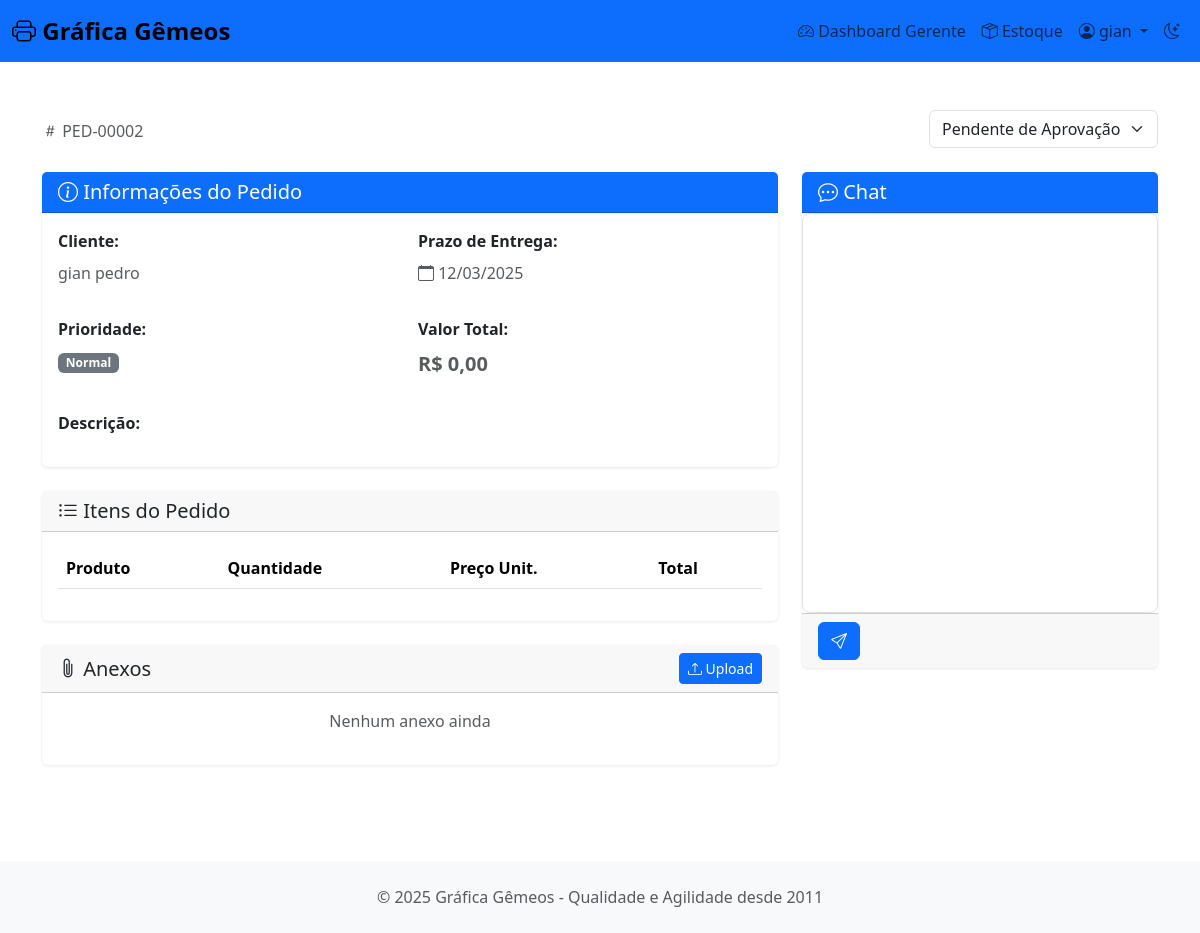
/pedido/2/ (signed in), run on the app's committed database.
### grafica/models.py (models this page shows, shortened)
class Usuario(AbstractUser):
    TIPO_USUARIO_CHOICES = (
        ("cliente", "Cliente"),
        ("gerente", "Gerente"),
    )
    email = models.EmailField(max_length=30, unique=True)
    tipo = models.CharField(max_length=10, choices=TIPO_USUARIO_CHOICES, default='cliente')

class Pedido(models.Model):
    STATUS_CHOICES = (
        ('pendente', 'Pendente de Aprovação'),
        ('aprovado', 'Aprovado'),
        ('producao', 'Em Produção'),
        ('concluido', 'Concluído'),
        ('cancelado', 'Cancelado'),
    )
    PRIORITY_CHOICES = (
        ('normal', 'Normal'),
        ('high', 'Alta'),
        ('urgent', 'Urgente'),
    )
    cliente = models.ForeignKey(Usuario, on_delete=models.CASCADE, related_name='pedidos')
    titulo = models.CharField(max_length=200)
    descricao = models.TextField()
    status = models.CharField(max_length=20, choices=STATUS_CHOICES, default='pendente')
    data_criacao = models.DateTimeField(auto_now_add=True)
    order_number = models.CharField(max_length=20, unique=True, blank=True)
    deadline = models.DateField(null=True, blank=True)
    priority = models.CharField(max_length=10, choices=PRIORITY_CHOICES, default='normal')
    total_price = models.DecimalField(max_digits=10, decimal_places=2, default=0.00)

### grafica/views.py (the view, shortened to what this page needs)
# urls.py: path('pedido/<int:pk>/', PedidoDetailView.as_view(), name='pedido_detail'),
class PedidoDetailView(LoginRequiredMixin, DetailView):
    model = Pedido
    template_name = 'grafica/pedido_detail.html'
    context_object_name = 'order'
    def get_context_data(self, **kwargs):
        context = super().get_context_data(**kwargs)
        context['form'] = MensagemPedidoForm()
        context['status_form'] = OrderStatusForm(instance=self.object)
        return context

### grafica/forms.py
class MensagemPedidoForm(forms.ModelForm):
    class Meta:
        model = MensagemPedido
        fields = ['texto']
        widgets = {
            'texto': forms.TextInput(attrs={
                'class': 'form-control',
                'placeholder': 'Digite sua mensagem...',
                'aria-label': 'Mensagem'
            })
        }
        labels = {
            'texto': ''
        }

class OrderStatusForm(forms.ModelForm):
    class Meta:
        model = Pedido
        fields = ['status']
        widgets = {
            'status': forms.Select(attrs={'class': 'form-select form-select-sm'})
        }
        labels = {
            'status': ''
        }

### grafica/templates/grafica/pedido_detail.html (shortened to what this page needs)
{% extends 'base.html' %}
{% block content %}
<div class="container py-4">
    <div class="d-flex justify-content-between align-items-center mb-4">
        <div>
            <p class="text-muted mb-0">
                <i class="bi bi-hash"></i> {{ order.order_number }}
            </p>
        </div>
        <div id="status-container">
            {% include 'grafica/partials/order_status.html' %}
        </div>
    </div>
    <div class="row g-4">
        <div class="col-lg-8">
            <div class="card mb-4">
                <div class="card-header bg-primary text-white">
                    <h5 class="mb-0">
                        <i class="bi bi-info-circle"></i> Informações do Pedido
                    </h5>
                </div>
                <div class="card-body">
                    <div class="row g-3">
                        <div class="col-md-6">
                            <p class="mb-2"><strong>Cliente:</strong></p>
                            <p class="text-muted">{{ order.cliente.get_full_name|default:order.cliente.username }}</p>
                        </div>
                        <div class="col-md-6">
                            <p class="mb-2"><strong>Prazo de Entrega:</strong></p>
                            <p class="text-muted">
                                <i class="bi bi-calendar"></i> {{ order.deadline|date:"d/m/Y" }}
                            </p>
                        </div>
                        <div class="col-md-6">
                            <p class="mb-2"><strong>Prioridade:</strong></p>
                            <span class="badge bg-{% if order.priority == 'urgent' %}danger{% elif order.priority == 'high' %}warning{% else %}secondary{% endif %}">
                                {{ order.get_priority_display }}
                            </span>
                        </div>
                        <div class="col-md-6">
                            <p class="mb-2"><strong>Valor Total:</strong></p>
                            <p class="text-muted fs-5 fw-bold">R$ {{ order.total_price }}</p>
                        </div>
                        <div class="col-12">
                            <p class="mb-2"><strong>Descrição:</strong></p>
                        </div>
                    </div>
                </div>
            </div>
            <div class="card mb-4">
                <div class="card-header">
                    <h5 class="mb-0">
                        <i class="bi bi-list-ul"></i> Itens do Pedido
                    </h5>
                </div>
                <div class="card-body">
                    <div class="table-responsive">
                        <table class="table table-hover">
                            <thead>
                                <tr>
                                    <th>Produto</th>
                                    <th>Quantidade</th>
                                    <th>Preço Unit.</th>
                                    <th>Total</th>
                                </tr>
                            </thead>
                        </table>
                    </div>
                </div>
            </div>
            <div class="card mb-4">
                <div class="card-header d-flex justify-content-between align-items-center">
                    <h5 class="mb-0">
                        <i class="bi bi-paperclip"></i> Anexos
                    </h5>
                    <button class="btn btn-sm btn-primary" data-bs-toggle="modal" data-bs-target="#uploadModal">
                        <i class="bi bi-upload"></i> Upload
                    </button>
                </div>
                <div class="card-body" id="attachments-list">
                    {% for attachment in order.attachments.all %}
                        {% include 'orders/partials/attachment_item.html' %}
                    {% empty %}
                        <p class="text-muted text-center">Nenhum anexo ainda</p>
                    {% endfor %}
                </div>
            </div>
        </div>
        <div class="col-lg-4">
            <div class="card sticky-top" style="top: 1rem;">
                <div class="card-header bg-primary text-white">
                    <h5 class="mb-0">
                        <i class="bi bi-chat-dots"></i> Chat
                    </h5>
                </div>
                <div class="card-body p-0">
                    <div class="chat-container" id="chat-messages">
                    </div>
                </div>
                <div class="card-footer">
                    <form method="post" hx-post="{% url 'pedido_detail' order.id %}"
                          hx-target="#chat-messages" hx-swap="innerHTML">
                        <div class="input-group">
                            <button type="submit" class="btn btn-primary">
                                <i class="bi bi-send"></i>
                            </button>
                        </div>
                    </form>
                </div>
            </div>
        </div>
    </div>
</div>
{% endblock %}

### grafica/templates/base.html (shortened to what this page needs)
<!DOCTYPE html>
<html lang="pt-BR" data-bs-theme="light">
<head>
    <link href="https://cdn.jsdelivr.net/npm/bootstrap@5.3.2/dist/css/bootstrap.min.css" rel="stylesheet">
    <link rel="stylesheet" href="https://cdn.jsdelivr.net/npm/bootstrap-icons@1.11.3/font/bootstrap-icons.min.css">
</head>
<body>
    <nav class="navbar navbar-expand-lg navbar-light bg-primary mb-4">
        <div class="container-fluid">
            <a class="navbar-brand" href="{% url 'home' %}">
                <i class="bi bi-printer"></i> Gráfica Gêmeos
            </a>
            <div class="collapse navbar-collapse" id="navbarNav">
                <ul class="navbar-nav ms-auto">
                    {% if user.is_authenticated %}
                    {% if user.is_staff %}
                    <li class="nav-item">
                        <a class="nav-link" href="{% url 'manager_dashboard' %}">
                            <i class="bi bi-speedometer2"></i> Dashboard Gerente
                        </a>
                    </li>
                    <li class="nav-item">
                        <a class="nav-link" href="{% url 'inventory_list' %}">
                            <i class="bi bi-box-seam"></i> Estoque
                        </a>
                    </li>
                    {% else %}
                    <li class="nav-item">
                        <a class="nav-link" href="{% url 'pedido_list' %}">
                            <i class="bi bi-grid"></i> Meus Pedidos
                        </a>
                    </li>
                    {% endif %}
                    <li class="nav-item dropdown">
                        <a class="nav-link dropdown-toggle" href="#" role="button" data-bs-toggle="dropdown">
                            <i class="bi bi-person-circle"></i> {{ user.username }}
                        </a>
                    </li>
                    {% endif %}
                    <li class="nav-item">
                        <a class="nav-link theme-toggle" onclick="toggleTheme()">
                            <i class="bi bi-moon-stars" id="theme-icon"></i>
                        </a>
                    </li>
                </ul>
            </div>
        </div>
    </nav>
    <main>
        {% block content %}{% endblock %}
    </main>
    <footer class="mt-5 py-4 bg-light">
        <div class="container text-center text-muted">
            <p class="mb-0">&copy; 2025 Gráfica Gêmeos - Qualidade e Agilidade desde 2011</p>
        </div>
    </footer>
</body>
</html>

### grafica/templates/grafica/partials/order_status.html (shortened to what this page needs)
{% if user.is_staff %}
    <form method="post" action="{% url 'update_order_status' order.id %}"
          hx-post="{% url 'update_order_status' order.id %}"
          hx-target="#status-container">
        <select name="status" class="form-select" onchange="this.form.submit()">
            {% for value, label in status_form.fields.status.choices %}
                <option value="{{ value }}" {% if value == order.status %}selected{% endif %}>
                    {{ label }}
                </option>
            {% endfor %}
        </select>
    </form>
{% else %}
    <span class="badge badge-status bg-{% if order.status == 'completed' %}success{% elif order.status == 'cancelled' %}danger{% elif order.status == 'in_production' %}warning{% else %}primary{% endif %}">
        {{ order.get_status_display }}
    </span>
{% endif %}

### grafica/templates/base.html (style rules this page uses)
:root { --bs-primary: #f68117; --bs-secondary: #0910f4; --bs-success: #FFAC68; --bs-danger: #040752; --bs-warning: #f59e0b; }
body { min-height: 100vh; background-color: var(--bs-body-bg); }
.navbar-brand { font-weight: 700; font-size: 1.5rem; }
.card { border: none; box-shadow: 0 1px 3px rgba(0,0,0,0.1); transition: transform 0.2s, box-shadow 0.2s; }
.chat-container { height: 400px; overflow-y: auto; border: 1px solid var(--bs-border-color); border-radius: 0.5rem; padding: 1rem; background-color: var(--bs-body-bg); }
.theme-toggle { cursor: pointer; }

### data on the page
Usuario: username "gian"
Pedido: order_number "PED-00002", status "Pendente de Aprovação", cliente.get_full_name "gian pedro", deadline "12/03/2025", priority "Normal", total_price "0,00"
